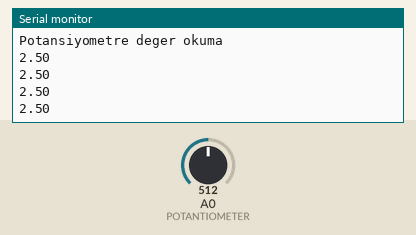
Simulated run of this sketch. Board: Arduino Uno, built with avr-gcc and run on an emulated ATmega328P. Shown: the last lines printed to the serial monitor. The inputs (shaded band) are chosen by the test bench; at power-on: A0 (POTANTIOMETER) = 512.

Above: at 1.2 s.
1.3 s: A0 (POTANTIOMETER) set to 716
At 1.71 s:
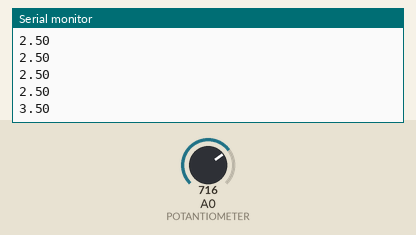
2.8 s: A0 (POTANTIOMETER) set to 900
At 2.91 s:
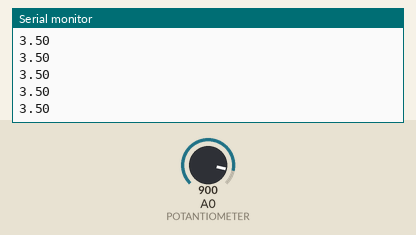
Timing chart, 0 to 5.8 s (numbered marks = the images above; inputs shaded):
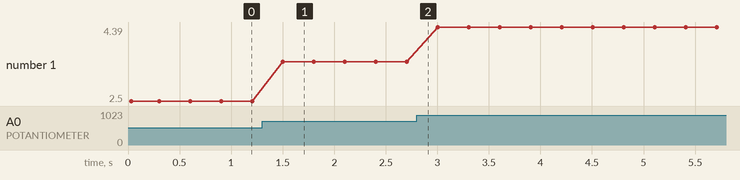

Measured:
- after the input at 1.3 s, the serial monitor: prints a new line after 0.20 s (image 1)
- plotted number 1: 2.5 → 3.5 after the input at 1.3 s, 3.5 → 4.39 after the input at 2.8 s

The sketch:

arduino_deneme_4.ino
```cpp
#define POTANTIOMETER 	A0
#define RESOLUTION_COEF 5.00 / 1024.00


void setup()
{
	Serial.begin(9600);
	Serial.println("Potansiyometre deger okuma");
}

void loop()
{
	Serial.println(RESOLUTION_COEF * analogRead(POTANTIOMETER));
	delay(300);
}
```
